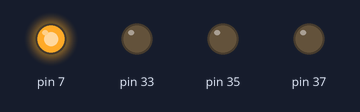
A program run on a simulated Raspberry Pi (header pin numbers). On the bench: output pins drawn as LEDs (lit = HIGH). At 100.0 s the program stops and its outputs stay as they are.

Above: at 0.5 s.
At 2.5 s:
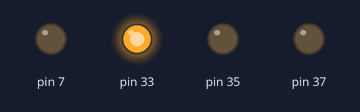
At 4.5 s:
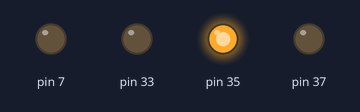
At 6.5 s:
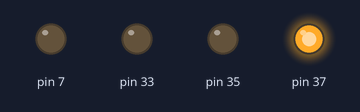
At 9.5 s:
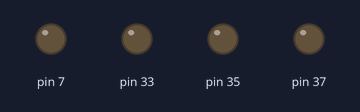
Timing chart, 0 to 10.4 s (numbered marks = the images above):
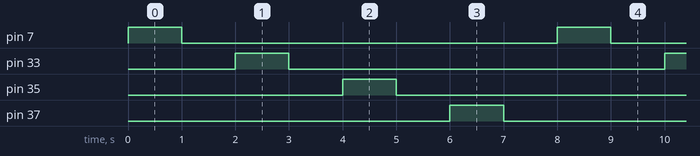

The program:

led_blink.py
```python
import RPi.GPIO as GPIO
import time

GPIO.setmode(GPIO.BOARD)
GPIO.setup(7, GPIO.OUT)
GPIO.setup(33, GPIO.OUT)
GPIO.setup(35, GPIO.OUT)
GPIO.setup(37, GPIO.OUT)

def pinMap(x):
	return {
		0: 7,
		1: 33,
		2: 35,
		3: 37
	}[x]

try:
	for i in range(50):
		x = i % 4;
		GPIO.output(pinMap(x), True)
		time.sleep(1)
		GPIO.output(pinMap(x), False)
		time.sleep(1)

	GPIO.cleanup()

except KeyboardInterrupt:
	GPIO.cleanup()
```

Measured:
- by itself, pin 7, pin 33, pin 35, pin 37: alternates HIGH for 1.0 s and LOW for 7.0 s
- by itself, everything shown: repeats every 8.0 s, in 8 steps
